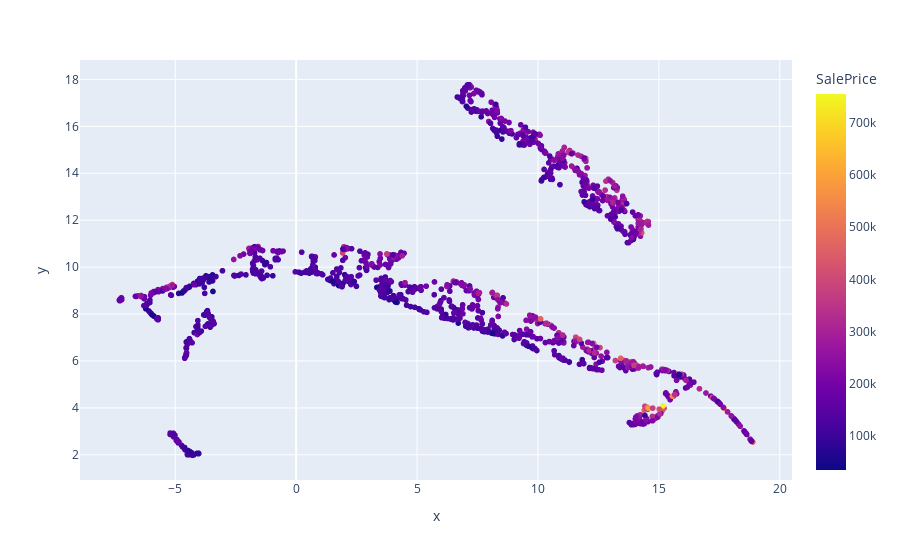

The cell this chart's notebook holds for it:
### Code cell
time_start = arrow.now()
reducer = UMAP(
    n_components=2,
    random_state=2024,
    transform_seed=2024,
    verbose=True,
    n_jobs=1,
    n_epochs=1000
)
umap_df = pd.DataFrame(
    data=reducer.fit_transform(X=df[numerical_columns]),
    columns=['x', 'y']
)
umap_df[TARGET] = df[TARGET].tolist()
express.scatter(
    data_frame=umap_df,
    x='x',
    y='y',
    color=TARGET,
).show()
print('UMAP done in {}'.format(arrow.now() - time_start))

### Figure 1 — Plotly figure (JSON) as saved in the notebook; plotly's stock layout.template omitted (floating-point values rounded to 4 significant figures; data arrays with more than 128 entries replaced by an {"elided": "..."} marker saying what was removed)
{"data": [{"hovertemplate": "x=%{x}<br>y=%{y}<br>SalePrice=%{marker.color}<extra></extra>", "legendgroup": "", "marker": {"color": {"elided": "1460 int values"}, "coloraxis": "coloraxis", "symbol": "circle"}, "mode": "markers", "name": "", "showlegend": false, "type": "scattergl", "x": {"elided": "1460 float values"}, "xaxis": "x", "y": {"elided": "1460 float values"}, "yaxis": "y"}], "layout": {"coloraxis": {"colorbar": {"title": {"text": "SalePrice"}}, "colorscale": [[0, "#0d0887"], [0.1111, "#46039f"], [0.2222, "#7201a8"], [0.3333, "#9c179e"], [0.4444, "#bd3786"], [0.5556, "#d8576b"], [0.6667, "#ed7953"], [0.7778, "#fb9f3a"], [0.8889, "#fdca26"], [1, "#f0f921"]]}, "legend": {"tracegroupgap": 0}, "margin": {"t": 60}, "xaxis": {"anchor": "y", "domain": [0, 1], "title": {"text": "x"}}, "yaxis": {"anchor": "x", "domain": [0, 1], "title": {"text": "y"}}}}
